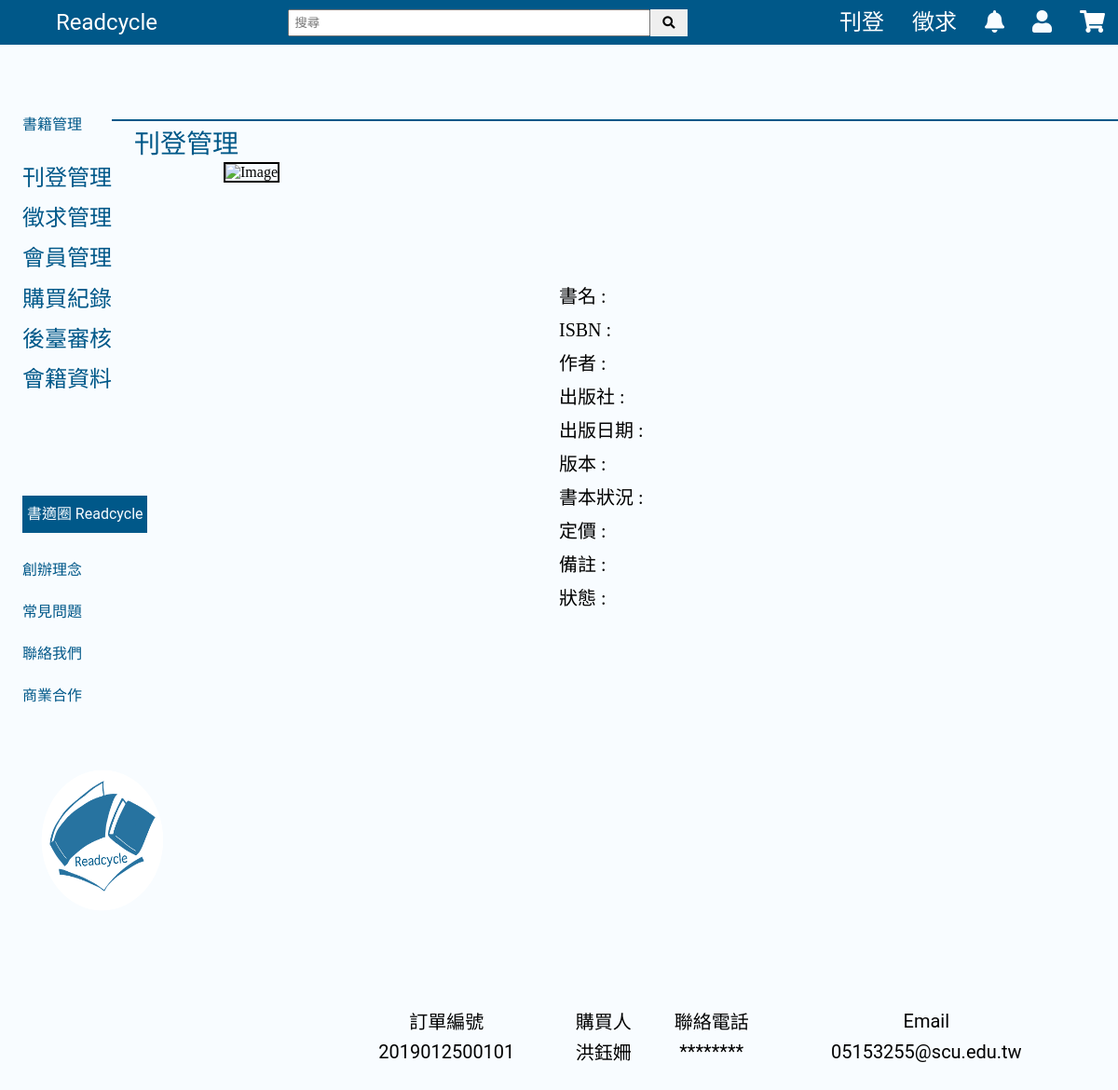
Page /php/Manage_Sell2.php?function_id=20190112001 (signed in) on the committed database.
### tables this page shows
CREATE TABLE `order_d` (
  `order_d_id` varchar(13) NOT NULL,
  `order_id` varchar(11) NOT NULL,
  `function_id` varchar(11) NOT NULL,
  `order_quantity` int(3) NOT NULL,
  `order_price` int(10) NOT NULL,
  `order_condition` varchar(20) NOT NULL
);

CREATE TABLE `member` (
  `member_id` varchar(8) NOT NULL,
  `name` varchar(20) NOT NULL,
  `depart` varchar(20) NOT NULL,
  `sex` varchar(1) NOT NULL,
  `password` varchar(255) NOT NULL,
  `email` varchar(255) NOT NULL,
  `phone_num` varchar(10) NOT NULL,
  `level` int(3) NOT NULL DEFAULT 1,
  `create_date` timestamp NOT NULL DEFAULT current_timestamp(),
  `update_date` timestamp NOT NULL DEFAULT current_timestamp()
);

### php/Manage_Sell2.php (the view, shortened to what this page needs)
<?php
    include ("../conn.php");
	if (isset($_SESSION["memberid"])){
		$memberid = $_SESSION['memberid'];
        $level = $_SESSION['level'] ;
?>
<!DOCTYPE html>
<html lang="zh-tw">
<head>
    <link rel="stylesheet" href="../css/home.css">
    <link rel="stylesheet" href="https://use.fontawesome.com/releases/v5.3.1/css/all.css">
    <link rel="stylesheet" href="../css/Manage_Sell2_style.css">
	<link rel="stylesheet" href="https://use.fontawesome.com/releases/v5.3.1/css/all.css">
</head>
<?php
}else{
	echo "請先登入!";
	header('Refresh:2;Log_In.html');
	exit();
}
if($_SERVER["REQUEST_METHOD"]=="GET" ){
    $function_id=$_GET['function_id'];
    $sql = "SELECT book_function.* ,book.* FROM book_function ,book
	WHERE member_id = '$memberid' && function = '刊登' && function_id = '$function_id'
	&& book.ISBN = book_function.ISBN";
	$result= $db -> query($sql);
	$attr = $result -> fetch_assoc();
}
?>
<body>
    <form name="search" method="post" action="aftersearch.php">
        <div class="header">
            <div class="logo"><a href="../php/home.php?<?php echo "member_id=" . $memberid . "&depart=" . $depart; ?>">Readcycle</a></div>
            <div class="search">
                <input class="search-bar" type="text" name="search" id="search" placeholder="搜尋">
                <button type="submit" class="search-btn" name="search_confirm"><i class="fas fa-search"></i></button>
            </div>
            <div class="publish"><a href="../php/Sale_Book1.php">刊登</a></div>
            <div class="request"><a href="../php/Request_Book1.php">徵求</a></div>
            <div class="notification">
                <div class="popover__title">
                    <i class="fas fa-bell"></i>
                </div>
            </div>
            <div class="member">
                <div class="popover__title">
                    <i class="fas fa-user"></i>
                </div>
            </div>
            <div class="cart"><a href="../php/Cart.php"><i class="fas fa-shopping-cart"></i></a></div>
        </div>
    </form>
        <div class="left">
        <p>書籍管理<br></p>
		<a href="Manage_Sell1.php">刊登管理</a><br>
		<a href="Manage_Require1.php">徵求管理</a><br>
		<a href="Manage_Member1.php">會員管理</a><br>
		<a href="Manage_Order.php">購買紀錄</a><br>
        <?php if($level == 0){
		?>
		<a href="Manage_Backstage1.php">後臺審核</a><br>
		<a href="Membership.php">會籍資料</a><br>
		<?php
		}
		?>
        <br><br>
        <div class="information">
            <p>書適圈 Readcycle</p>
            <a href="../php/information.php#AboutUs">創辦理念</a><br>
            <a href="../php/information.php#FAQ">常見問題</a><br>
            <a href="../php/information.php#Contact">聯絡我們</a><br>
            <a href="../php/information.php#Cooperation">商業合作</a>
        </div>
        <br>
        <img src="../index_img/Readcycle_logo.png">
        </div>
        <div>
            <p class="uploadsetting">刊登管理</p>
            <br><br><br><br>
            <hr style="border: 1px solid#005889;" align="left">
        </div>
        <div>
            <img src="../img/<?php echo $attr['pic1']; ?> "alt="Image" class="image-preview">
        </div>
        <br><br><br><br><br>
        <div class="bookinfo">
            書名 : <?php echo $attr['book_title'];?><br>
            ISBN : <?php echo $attr['ISBN'];?><br>
            作者 : <?php echo $attr['author'];?><br>
            出版社 : <?php echo $attr['publishing_house'];?><br>
            出版日期 : <?php echo $attr['publication_date'];?><br>
            版本 : <?php echo $attr['version'];?><br>
            書本狀況 : <?php echo $attr['situation'];?><br>
            定價 : <?php echo $attr['pub_price'];?><br>
            備註 : <?php echo $attr['description'];?><br>
            狀態 : <?php echo $attr['book_condition'];?><br>
        <?php
        $sql2 = "SELECT * FROM order_d,order_m,member
                WHERE function_id =  '$function_id'
                && order_d.order_id = order_m.order_id
                && member.member_id = order_m.member_id";
        $result2= $db -> query($sql2);
	    $attr2 = $result2 -> fetch_assoc();
        if($attr2['order_d_id'] == null){
            echo "<h1>尚無人購買</h1>";
        }else{
        ?>
        </div>
        <table class="order" width="800">
            <tr>
                <td>訂單編號</td>
                <td>購買人</td>
                <td>聯絡電話</td>
                <td>Email</td>
            </tr>
            <tr>
                <td><?php echo $attr2['order_d_id'];?></td>
                <td><?php echo $attr2['name'];?></td>
                <td>********</td>
                <td><?php echo $attr2['email'];?></td>
            </tr>
        </table>
        <?php
        }
        ?>
</body>
</html>

### css/home.css (style rules this page uses)
body { background-color: #F8FCFF; height: 100%; margin: 0px; }
body a { text-decoration: none; }
.header { background-color: #005889; color: #F8FCFF; height: 48px; font-family: Roboto; font-size: 24px; line-height: 33px; display: flex; align-items:center; box-sizing:border-box; }
.header a { color: #F8FCFF; }
.logo { margin-left: 5%; }
.search { width: 65%; display: flex; }
.search-bar { margin-left:18%; padding:5px; width:48%; }
.search-btn { padding:4px; width:40px; cursor: pointer; }
.publish { margin-left: -4%; text-align: right; }
.request { margin-left: 2.5%; text-align: right; }
.notification { position: relative; display: inline-block; margin-left: 2.5%; }
.popover__title { padding: 32px 0; cursor: pointer; }
.member { position: relative; display: inline-block; margin-left: 2.5%; }
.cart { position: relative; display: inline-block; margin-left: 2.5%; }
img { margin: 0 auto; width: 90%; height: 10%; }
.left { width: 8%; color: #005889; font-family: Roboto; font-style: normal; font-weight: normal; font-size: 24px; line-height: 180%; float:left; margin-top: 50px; margin-left: 2%; }
.left p { font-family: Roboto; font-style: normal; font-weight: normal; font-size: 16px; line-height: 180%; }
.left a { text-decoration: none; color: #005889; }
.information { width: 140%; }
.information p { background: #005889; color: #F8FCFF; text-align: center; }
.information a { font-size: 16px; }
.left img { width: 180px; height: 180px; }

### css/Manage_Sell2_style.css (style rules this page uses)
body { background-color: #F8FCFF; height: 100%; margin: 0px; }
body a { text-decoration: none; }
.header { background-color: #005889; color: #F8FCFF; height: 48px; font-family: Roboto; font-size: 24px; line-height: 33px; display: flex; align-items:center; box-sizing:border-box; }
.header a { color: white; }
.logo { margin-left: 5%; }
.search { width: 65%; display: flex; }
.search-bar { margin-left:18%; padding:5px; width:48%; }
.search-btn { padding:4px; width:40px; cursor: pointer; }
.publish { margin-left: -4%; text-align: right; }
.request { margin-left: 2.5%; text-align: right; }
.notification { position: relative; display: inline-block; margin-left: 2.5%; }
.popover__title { padding: 32px 0; cursor: pointer; }
.member { position: relative; display: inline-block; margin-left: 2.5%; }
.cart { position: relative; display: inline-block; margin-left: 2.5%; }
.left { width: 8%; color: #005889; font-family: Roboto; font-style: normal; font-weight: normal; font-size: 24px; float:left; margin-top: 50px; margin-left: 2%; line-height: 180%; }
.left p { font-family: Roboto; font-style: normal; font-weight: normal; font-size: 16px; line-height: 250%; }
.left a { text-decoration: none; color: #005889; }
button { border: none; }
.uploadsetting { position: absolute; width: 10%; left: 12%; top: 10%; font-family: Roboto; font-size: 28px; line-height: 50%; color: #005888; float:left; font-style: normal; font-weight: normal; }
.image-preview { position: relative; left: 10%; width: 20%; height: 350px; border: 2px solid black; margin-top: 3%; }
.bookinfo { position: absolute; left: 50%; top: 25%; width: 50%; min-height: 350px; border: 2px black; line-height: 180%; font-size: 20px; }
.order { position: absolute; top: 90%; left: 30%; color: black; font-size: 20px; font-family: Roboto; text-align: center; }

### rows in the picture
order_d: order_d_id "2019012500101", member.name "洪鈺姍", member.email "05153255@scu.edu.tw"
